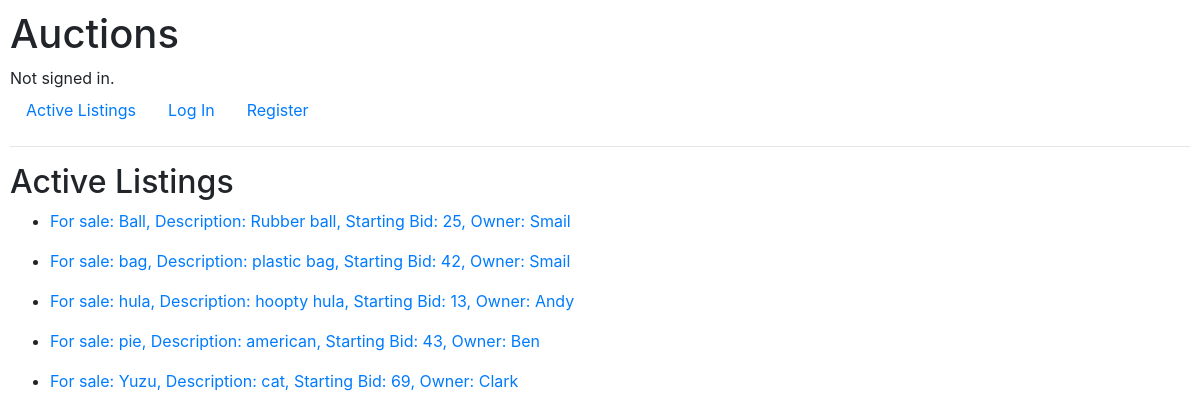
The page / on the database its author committed.
### auctions/models.py (models this page shows, shortened)
class Listing(models.Model):
    title = models.CharField(max_length=64)
    description = models.CharField(max_length=64)
    starting_bid = models.IntegerField(validators=[MinValueValidator(0)])
    image = models.URLField(blank=True)
    category = models.CharField(max_length=64, blank=True)
    active = models.BooleanField(default=True)
    owner = models.ForeignKey(User, on_delete=models.CASCADE, related_name="sellers")
    winner = models.ForeignKey(User, on_delete=models.CASCADE, related_name="bids_won", null=True, blank=True)

class User(AbstractUser):
    def __str__(self):
        return f"{self.username} "

### auctions/views.py (the view)
# urls.py: path("", views.index, name="index"),
def index(request):
    return render(request, "auctions/index.html", {
        "listings": Listing.objects.all()
        })

### auctions/templates/auctions/index.html
{% extends "auctions/layout.html" %}
{% block body %}
    <h2>Active Listings</h2>
    <ul>
        {% for listing in listings %}
            <li>
                <a href="{% url 'listing' listing.id %}"><p>
                    For sale: {{ listing.title }}, Description: {{ listing.description }},
                    Starting Bid: {{ listing.starting_bid }}, Owner: {{listing.owner}}
                </p></a>
            </li>
        {% endfor %}
    </ul>
{% endblock %}

### auctions/static/auctions/styles.css (style rules this page uses)
body { padding: 10px; }

### rows shown on the page
Listing: title "Ball", description "Rubber ball", starting_bid "25", owner "Smail"
Listing: title "bag", description "plastic bag", starting_bid "42", owner "Smail"
Listing: title "hula", description "hoopty hula", starting_bid "13", owner "Andy"
Listing: title "pie", description "american", starting_bid "43", owner "Ben"
Listing: title "Yuzu", description "cat", starting_bid "69", owner "Clark"
